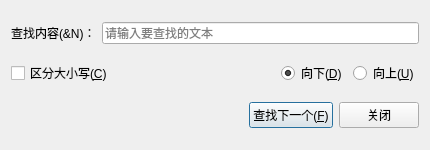
<?xml version="1.0" encoding="UTF-8"?>
<ui version="4.0">
 <class>FindDialog</class>
 <widget class="QDialog" name="FindDialog">
  <property name="geometry">
   <rect>
    <x>0</x>
    <y>0</y>
    <width>430</width>
    <height>150</height>
   </rect>
  </property>
  <property name="windowTitle">
   <string>查找</string>
  </property>
  <layout class="QVBoxLayout" name="verticalLayout">
   <item>
    <layout class="QHBoxLayout" name="horizontalLayoutFind">
     <item>
      <widget class="QLabel" name="labelFind">
       <property name="text">
        <string>查找内容(&amp;N)：</string>
       </property>
      </widget>
     </item>
     <item>
      <widget class="QLineEdit" name="lineEditFind">
       <property name="placeholderText">
        <string>请输入要查找的文本</string>
       </property>
      </widget>
     </item>
    </layout>
   </item>
   <item>
    <layout class="QHBoxLayout" name="horizontalLayoutOption">
     <item>
      <widget class="QCheckBox" name="checkCase">
       <property name="text">
        <string>区分大小写(&amp;C)</string>
       </property>
      </widget>
     </item>
     <item>
      <spacer name="horizontalSpacer">
       <property name="orientation">
        <enum>Qt::Horizontal</enum>
       </property>
       <property name="sizeHint" stdset="0">
        <size>
         <width>40</width>
         <height>20</height>
        </size>
       </property>
      </spacer>
     </item>
     <item>
      <widget class="QRadioButton" name="radioDown">
       <property name="text">
        <string>向下(&amp;D)</string>
       </property>
       <property name="checked">
        <bool>true</bool>
       </property>
      </widget>
     </item>
     <item>
      <widget class="QRadioButton" name="radioUp">
       <property name="text">
        <string>向上(&amp;U)</string>
       </property>
      </widget>
     </item>
    </layout>
   </item>
   <item>
    <layout class="QHBoxLayout" name="horizontalLayoutButton">
     <item>
      <spacer name="horizontalSpacerButton">
       <property name="orientation">
        <enum>Qt::Horizontal</enum>
       </property>
       <property name="sizeHint" stdset="0">
        <size>
         <width>40</width>
         <height>20</height>
        </size>
       </property>
      </spacer>
     </item>
     <item>
      <widget class="QPushButton" name="btnFind">
       <property name="text">
        <string>查找下一个(&amp;F)</string>
       </property>
       <property name="default">
        <bool>true</bool>
       </property>
      </widget>
     </item>
     <item>
      <widget class="QPushButton" name="btnClose">
       <property name="text">
        <string>关闭</string>
       </property>
      </widget>
     </item>
    </layout>
   </item>
  </layout>
 </widget>
 <resources/>
 <connections/>
</ui>
